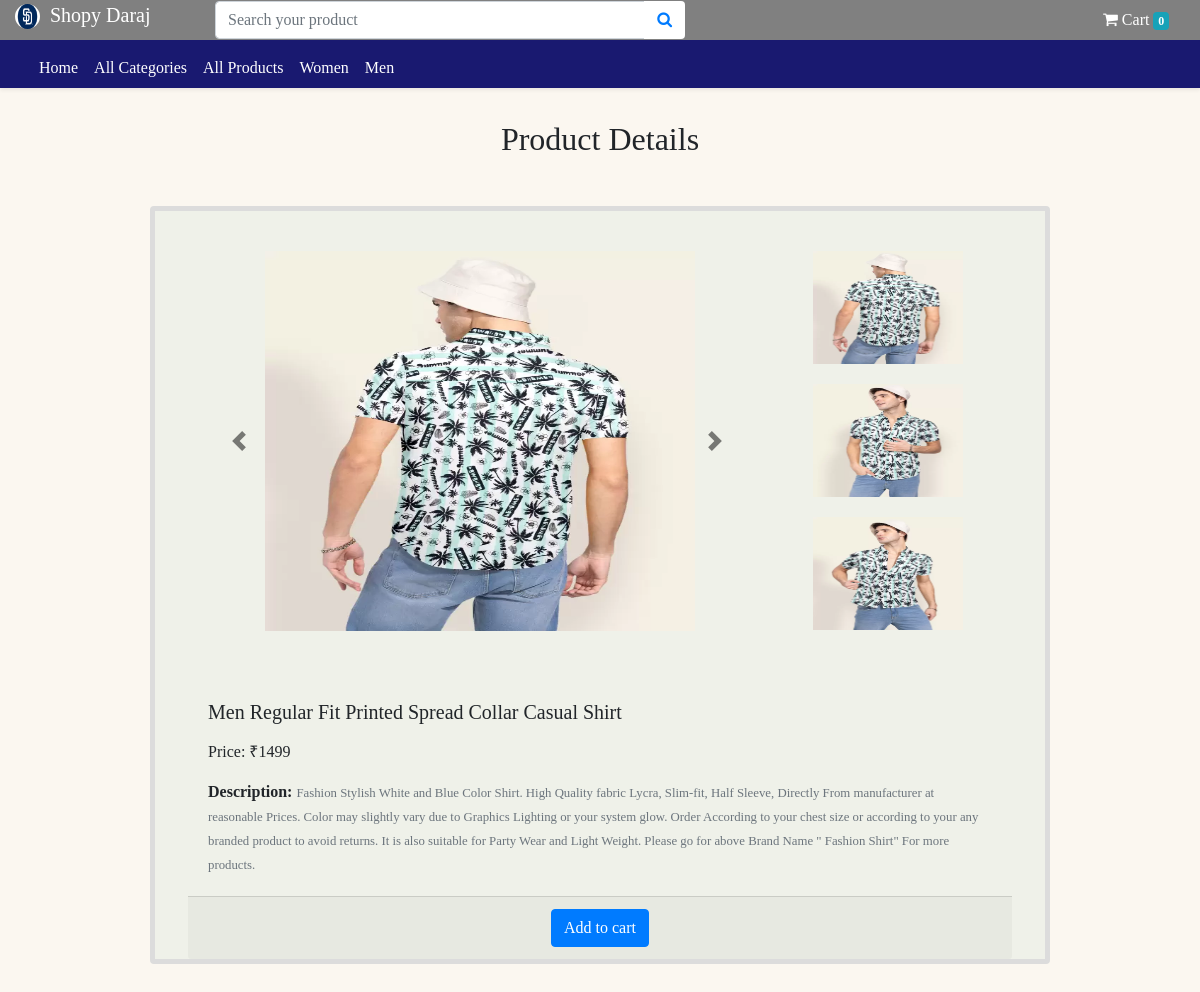
Screenshot of /products?id=13 with the database file from the repository.
### store/models/product.py (models this page shows, shortened)
class Product(models.Model):
	name = models.CharField(max_length=220,default='')
	keyword = models.CharField(max_length=220,default='')
	price = models.IntegerField(default=0)
	category = models.ForeignKey(Category,on_delete=models.CASCADE,default=None)
	description = models.TextField(default='')
	image1 = models.ImageField(upload_to='upload/products',default='')
	image2 = models.ImageField(upload_to='upload/products',default='')
	image3 = models.ImageField(upload_to='upload/products',default='')
	date = models.DateTimeField(auto_now_add=True)
	@staticmethod
	def getAllProduct():
		return Product.objects.all()

### store/views/products.py (the view, shortened to what this page needs)
# urls.py: path('products',Products.as_view(), name='products'),
class Products(View):
	def get(self,request):
		cart = request.session.get('cart')
		categories = Category.getAllCategory()
		products = Product.getAllProduct().order_by('-id')
		product_list=[]
		while (len(product_list)!=len(products)):
			item=choice(products)
			if item not in product_list:
				product_list.append(item)
		if request.GET.get('id'):
			filterProductById = Product.objects.get(id=int(request.GET.get('id')))
			return render(request, 'productDetail.html',{"product":filterProductById,"categories":categories})

### store/models/category.py (called while the page is built)
	@staticmethod
	def getAllCategory():
		return Category.objects.all()

### store/templatetags/cart.py (called while the page is built)
@register.filter(name="currency")
def currency(number):
	return "₹"+str(number)

### store/templates/productDetail.html (shortened to what this page needs)
{% extends 'base.html' %}
{% load cart %}
{% block content %}
{% if product %}
<section style="padding:20px ; margin-top:100px;">
               <center> <h2>Product Details</h2><center>
</section>
<div class="container">
    <div class="row">
        <div class="col-md-12">
                    <div class="card-body">
                        <div class="row">
                            <section style="padding:0px 100px 0px 100px;">
                                <div class="card mb-3" style="max-width: 1000px; background-color:#eff1e9;  border:5px solid #DCDCDC;">
                                    <div class="row g-0">
                                      <div class="col-md-8">
                                        <div id="carouselExampleDark" class="carousel carousel-dark slide" data-bs-ride="carousel">
                                            <div class="carousel-inner " style="margin:30px 0px 0px 100px;">
                                              <div class="carousel-item active" data-bs-interval="5000">
                                                <img src="{{ product.image1.url }}" style="height:400px ;width:450px; padding:10px;" class="img-fluid rounded-start"class="d-block w-100" alt="{{ product.name }}"  alt="">
                                              </div>
                                            </div>
                                            <button class="carousel-control-prev" type="button" data-bs-target="#carouselExampleDark" data-bs-slide="prev" style="margin-left:40px;">
                                              <span class="carousel-control-prev-icon" aria-hidden="true"></span>
                                            </button>
                                            <button class="carousel-control-next" type="button" data-bs-target="#carouselExampleDark" data-bs-slide="next"  style="margin-right:-20px;">
                                              <span class="carousel-control-next-icon" aria-hidden="true"></span>
                                            </button>
                                          </div>
                                      </div>
                                      <div class="col-md-4 ml-8" >
                                        <div class="col" style="padding:30px 30px ">
                                          <div class="col-md-auto" >
                                              <img src="{{ product.image1.url }}" style="height:113px; width:150px; margin:10px 0px 20px 0px;" alt="{{ product.name }}">
                                          </div>
                                          <div class="col-md-auto" style="padding:">
                                              <img src="{{ product.image2.url }}" style="height:113px; width:150px;  margin-bottom:20px;" alt="{{ product.name }}">
                                          </div>
                                          <div class="col-md-auto">
                                              <img src="{{ product.image3.url }}"style="height:113px; width:150px;  margin-bottom:20px;" alt="{{ product.name }}">
                                          </div>
                                          </div>
                                      </div>
                                      <div class="col-md-12 pl-5 pr-5">
                                        <div class="card-body">
                                          <h5 class="card-title">{{ product.name }}</h5>
                                          <p class="card-text"><h1 class="font-weight-light"></h1>
                                            <p class="font-weight-light"><strong>Price: {{ product.price|currency }}</p></strong>
                                          <p class="card-text"><strong>Description: </strong><small class="text-muted">{{ product.description }}</small></p>
                                                </div>
                                                <div class="card-footer mb-0">
                                          <form action="/products#{{ product.id }}" method="POST">
                                            {% if product|is_in_cart:request.session.cart %}
                                            <center><a class="btn btn-warning" href="/cart">Go to cart </a></center>
                                            {% else %}
                                            <center><input class=" float-bottom btn btn-primary" type="submit" value="Add to cart"></center>
                                            {% endif %}
                                        </form>
                                        </div>
                                      </div>
                                    </div>
                                  </div>
                            </section>
                        </div>
                    </div>
                            </div>
                            </div>
                    </div>
                {% endif %}
   {% endblock %}

### rows the page displays
Product: image1 (picture), image2 (picture), image3 (picture), name "Men Regular Fit Printed Spread Collar Casual Shirt", price "₹1499", description "Fashion Stylish White and Blue Color Shirt. High Quality fabric Lycra, Slim-fit, Half Sleeve, Directly From manufacturer at reasonable Prices. Color may slightly vary due to Graphics Lighting or your system glow. Order According to your chest size or according to your any branded product to avoid returns. It is also suitable for Party Wear and Light Weight. Please go for above Brand Name \" Fashion Shirt\" For more products."

### other values shown
{{ request.session.cart.keys|length }} "0"
